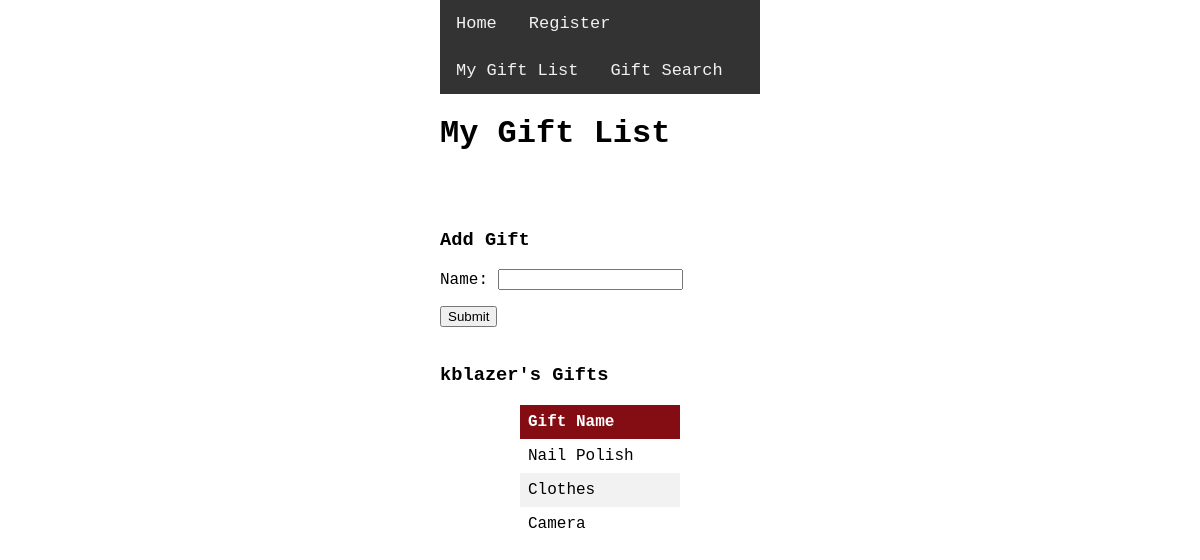
The page /gifts/ (signed in) on the database its author committed.
### giftShare/models.py (models this page shows, shortened)
class GLUser(models.Model):
  username = models.CharField(max_length=40, unique=True, error_messages={
    "unique": "Username Already Used"
  })
  email = models.EmailField(max_length=254, unique=True, error_messages={
    "unique": "Email Already Used"
  })
  password = models.CharField(max_length=40)
  firstName = models.CharField(max_length=40)
  lastName = models.CharField(max_length=40)

class Gift(models.Model):
  user = models.ForeignKey(GLUser, on_delete=models.CASCADE)
  name = models.CharField(max_length=255)

### giftShare/views.py (the view, shortened to what this page needs)
# urls.py: path('gifts/', Gifts.as_view()),
class Gifts(View):
    def get(self, request):
        request.session.set_expiry(300)
        giftForm = GiftForm()
        username = request.session.get("user")
        giftList = list(Gift.objects.filter(user__username=username))
        print(giftList)
        print(username)
        loginMessage = 'Please sign in to use this feature.'
        print(loginMessage)
        return render(
            request, "giftShare/gifts.html", {
                "giftForm": giftForm,
                "user": username,
                "giftList": giftList,
                "loginMessage": loginMessage
            })

### giftShare/forms.py
class GiftForm(ModelForm):
    class Meta:
      model = Gift
      fields = ['name']
      labels = {
            'name': _('Name:')
        }

### templates/giftShare/gifts.html (shortened to what this page needs)
{% extends "base.html" %} {% block content %}
<p>
	<h1>My Gift List</h1>
</p>
<br />
  <br />
{% if user != None %}
  <p><h3>Add Gift</h3></p>
  <form method="POST">
    <table>
      {{giftForm.as_p}}
    </table>
    <input type="submit">
  </form>
<br />
<p><h3>{{user}}'s Gifts</h3></p>
<table id="giftTable">
      <thead>
        <th>Gift Name</th>
      </thead>
      <tbody>
        {% for i in giftList %}
          <tr>
            <td>{{i.name}}</td>
          </tr>
        {% endfor %}
      </tbody>
    </table>
{% else %}
  <p>{{loginMessage}}</p>
  <p><a href='/'>Login</a></p>
  <p><a href='/register/'>Register</a></p>
{% endif %}
{% endblock content %}

### static/css/style.css (style rules this page uses)
body { max-width: 320px; margin: auto; display: block; font-family: "Courier New", Courier, monospace; }
table { border-collapse: collapse; width: 50%; margin-left: auto; margin-right: auto; }
th, td { text-align: left; padding: 8px; }
tr:nth-child(even) { background-color: #f2f2f2 }
th { background-color: rgb(131, 13, 19); color: white; }

### rows shown on the page
GLUser: username "kblazer"
Gift: name "Nail Polish"
Gift: name "Clothes"
Gift: name "Camera"
